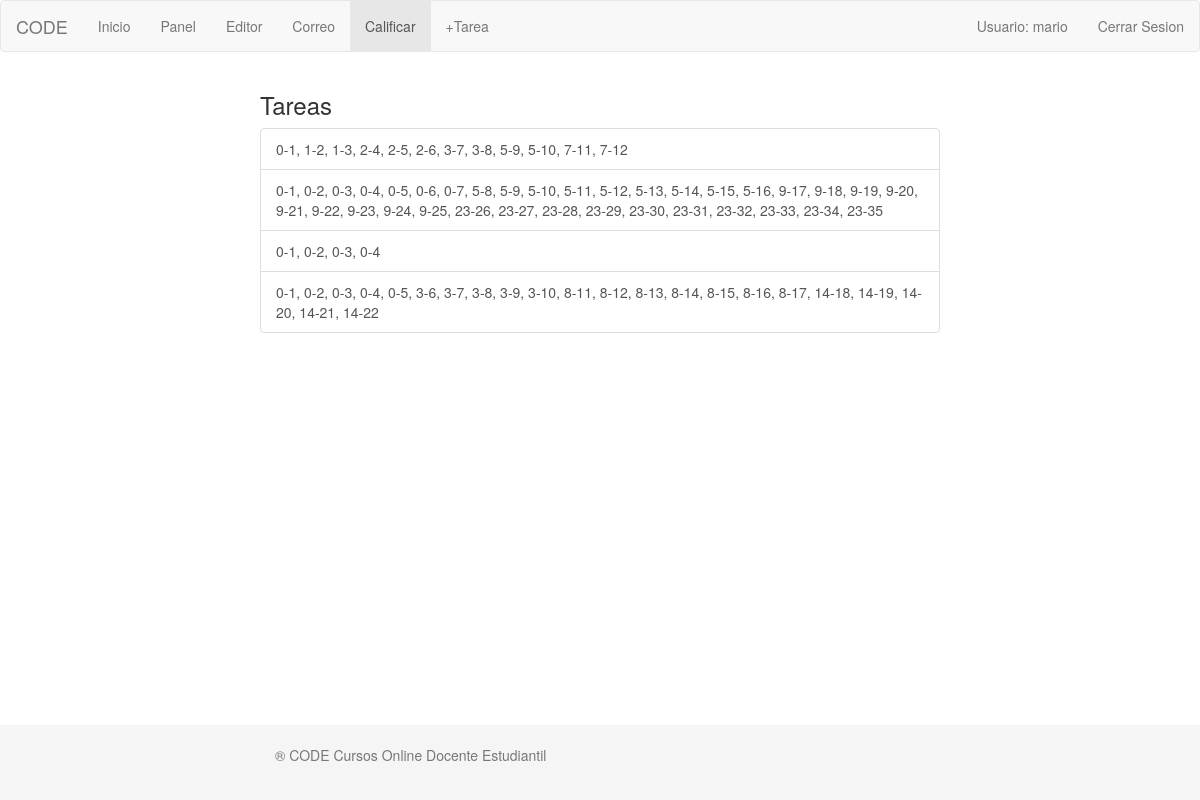
/calificar.php (signed in), run on the app's committed database.
### tables this page shows
CREATE TABLE IF NOT EXISTS `ejercicio` (
  `id` int(11) NOT NULL,
  `descripcion` varchar(255) DEFAULT NULL,
  `arbol` varchar(255) DEFAULT NULL,
  `rec_dfs` varchar(255) DEFAULT NULL,
  `rec_bfs` varchar(255) DEFAULT NULL
);

### modelo/Calificacion.php (called while the page is built, shortened)
<?php
require 'BDConeccion.php';
class Calificacion
{
	public function listaTareas() {
 		$this->coneccion = new BDConeccion();
 		$this->coneccion->conectar();
 		$resultado = $this->coneccion->consulta("select * from ejercicio");
 		return $resultado;
 	}
}

### modelo/BDConeccion.php (called while the page is built, shortened)
<?php
class BDConeccion {
   private $conexion;
   public function conectar()
   {
      if(!isset($this->conexion))
      {
        $this->conexion = (mysql_connect("localhost","root","root")) or die(mysql_error());
      }
   }
     public function consulta($sql)
     {
        $resultado = mysql_query($sql,$this->conexion);
        return $resultado;
    }
}

### calificar.php (the view, shortened to what this page needs)
<?php
if(isset($_SESSION['user'])){
$usuario = $_SESSION['user'];
}
else{
echo '<script>alert("Necesita iniciar sesion para acceder a esta pagina.");</script>';
echo '<script>window.location="index.php";</script>';
}
?>
<!DOCTYPE html>
<html lang="">
	<head>
		<link rel="stylesheet" href="css/bootstrap.min.css">
		<link rel="stylesheet" type="text/css" href="css/styles.css?update=12102006">
	</head>
	<body>
		<nav role="navigation" class="navbar navbar-default">
			<div class="navbar-header">
				<a href="#" class="navbar-brand">CODE</a>
			</div>
			<div id="navbarCollapse" class="collapse navbar-collapse">
				<ul class="nav navbar-nav">
					<li><a href="index.php">Inicio</a></li>
					<li ><a href="docente.php">Panel</a></li>
					<li ><a href="editor.php">Editor</a></li>
					<li ><a href="correo.php">Correo</a></li>
					<li class="active"><a href="calificar.php">Calificar</a></li>
					<li ><a href="plusTarea.php">+Tarea</a></li>
				</ul>
				<ul class="nav navbar-nav navbar-right">
					<li><a  data-toggle="collapse" data-target="#collap_user" href="#">Usuario:
					<?php echo ''.$usuario.''?></a></li>
					<li><a href="cerrarSesion.php">Cerrar Sesion</a></li>
				</ul>
			</div>
		</nav>
		<div class="container">
			<div class="row">
				<h3>Tareas</h3>
				<div class="list-group">
				  <?php
	                    require 'modelo/Calificacion.php';
	                    $calificacion = new Calificacion();
	                    $tareas = $calificacion->listaTareas();
	                ?>
	                <?php
	                    while ( $tarea = mysql_fetch_array($tareas)) {
	                          echo "<a href='insertar_nota.php?id=".$tarea['id']."' class='list-group-item'> ". $tarea['arbol']."</a>";
	                    }
	                ?>
				</div>
			</div>
		</div>
		<footer class="footer">
			<div class="container">
				<p class="text-muted">® CODE Cursos Online Docente Estudiantil</p>
			</div>
		</footer>
	</body>
</html>

### css/styles.css (style rules this page uses)
html { position: relative; min-height: 100%; }
body { margin-bottom: 60px; }
.footer { position: absolute; bottom: 0; width: 100%; height: 75px; background-color: #f5f5f5; }
.container { width: auto; max-width: 680px; padding: 0 15px; }
.container .text-muted { margin: 20px 0; }

### data on the page
ejercicio: arbol "0-1, 1-2, 1-3, 2-4, 2-5, 2-6, 3-7, 3-8, 5-9, 5-10, 7-11, 7-12"
ejercicio: arbol "0-1, 0-2, 0-3, 0-4, 0-5, 0-6, 0-7, 5-8, 5-9, 5-10, 5-11, 5-12, 5-13, 5-14, 5-15, 5-16, 9-17, 9-18, 9-19, 9-20, 9-21, 9-22, 9-23, 9-24, 9-25, 23-26, 23-27, 23-28, 23-29, 23-30, 23-31, 23-32, 23-33, 23-34, 23-35"
ejercicio: arbol "0-1, 0-2, 0-3, 0-4"
ejercicio: arbol "0-1, 0-2, 0-3, 0-4, 0-5, 3-6, 3-7, 3-8, 3-9, 3-10, 8-11, 8-12, 8-13, 8-14, 8-15, 8-16, 8-17, 14-18, 14-19, 14-20, 14-21, 14-22"

### other printed values
$usuario "mario"
